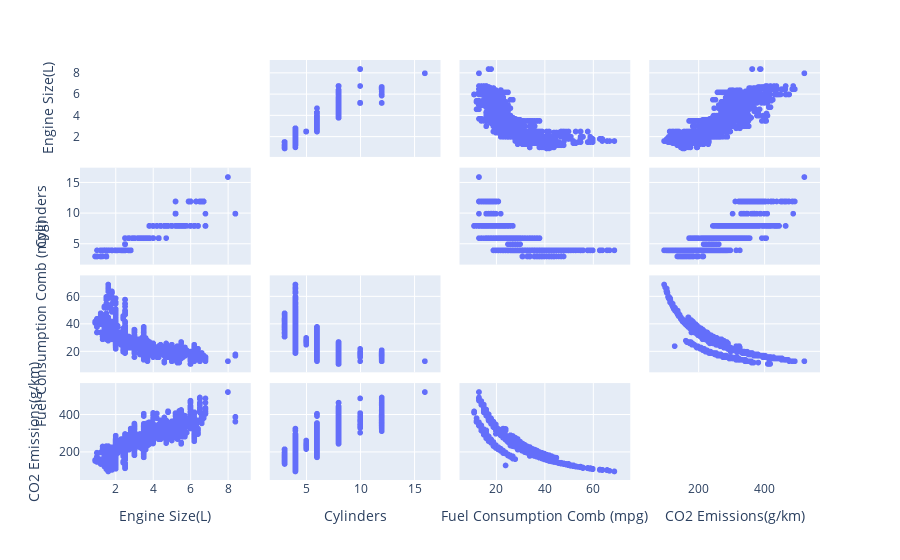

Notebook code cell kept with this figure:
### Code cell
# Pairplot for numerical variables

fig = px.scatter_matrix(df, dimensions=['Engine Size(L)', 'Cylinders', 'Fuel Consumption Comb (mpg)', 'CO2 Emissions(g/km)'])
fig.update_traces(diagonal_visible=False)  # Hide self-plots on the diagonal
fig.show()

### Figure 1 — Plotly figure (JSON) as saved in the notebook; plotly's stock layout.template omitted (floating-point values rounded to 4 significant figures; data arrays with more than 128 entries replaced by an {"elided": "..."} marker saying what was removed)
{"data": [{"diagonal": {"visible": false}, "dimensions": [{"axis": {"matches": true}, "label": "Engine Size(L)", "values": {"elided": "6282 float values"}}, {"axis": {"matches": true}, "label": "Cylinders", "values": {"elided": "6282 int values"}}, {"axis": {"matches": true}, "label": "Fuel Consumption Comb (mpg)", "values": {"elided": "6282 int values"}}, {"axis": {"matches": true}, "label": "CO2 Emissions(g/km)", "values": {"elided": "6282 int values"}}], "hovertemplate": "%{xaxis.title.text}=%{x}<br>%{yaxis.title.text}=%{y}<extra></extra>", "legendgroup": "", "marker": {"color": "#636efa", "symbol": "circle"}, "name": "", "showlegend": false, "type": "splom"}], "layout": {"dragmode": "select", "legend": {"tracegroupgap": 0}, "margin": {"t": 60}}}
